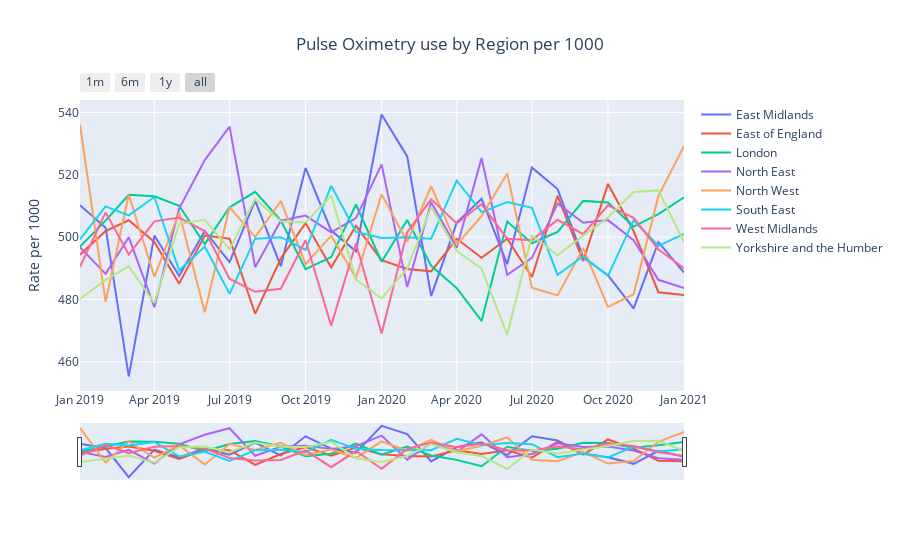

Notebook code for this chart:
### Markdown cell above
<a id="region"></a>
### Pulse Oximetry rate by region

### Code cell
plot_measures_interactive(measures_df_region,
              'Pulse Oximetry use by Region per 1000', 'region_rates', 'num_per_hundred_thousand', category='region')
